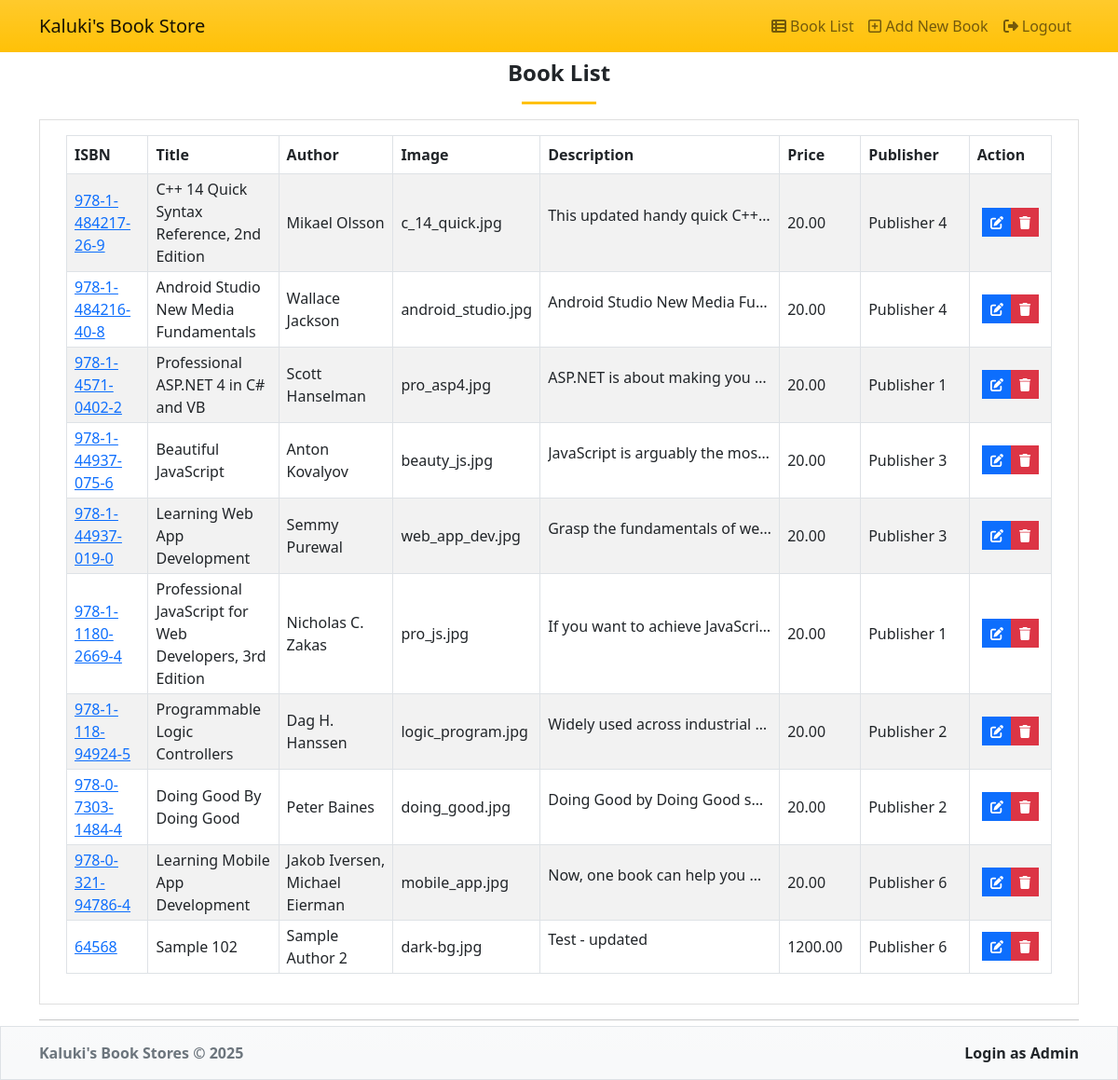
The page /admin_book.php (signed in) on the database as committed earlier.
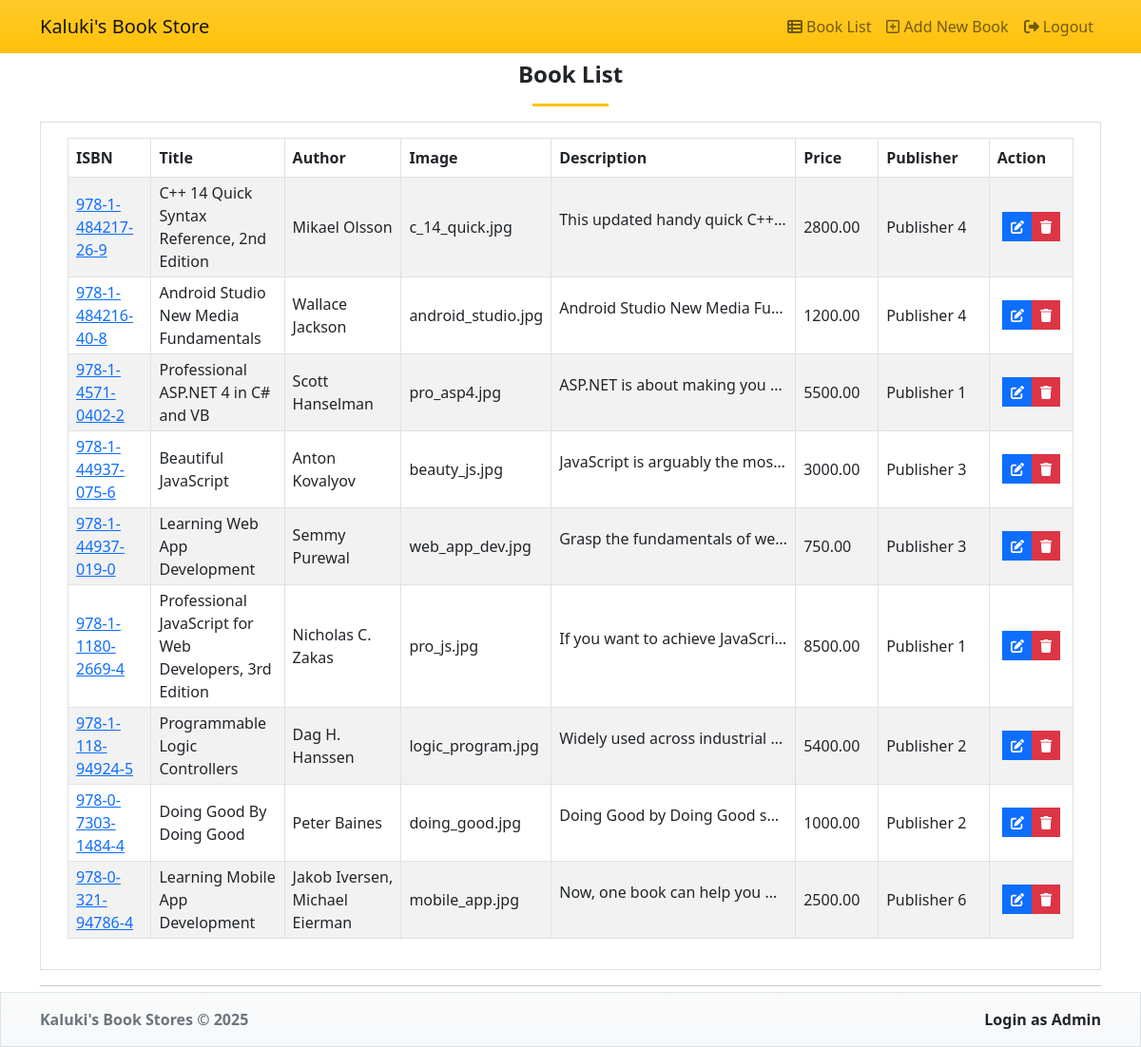
The same page on the database as committed later.
### tables this page shows
CREATE TABLE `books` (
  `book_isbn` varchar(20) NOT NULL,
  `book_title` varchar(60) DEFAULT NULL,
  `book_author` varchar(60) DEFAULT NULL,
  `book_image` varchar(40) DEFAULT NULL,
  `book_descr` text DEFAULT NULL,
  `book_price` decimal(6,2) NOT NULL,
  `publisherid` int(10) UNSIGNED NOT NULL,
  `created_at` datetime NOT NULL DEFAULT current_timestamp()
);

CREATE TABLE `publisher` (
  `publisherid` int(10) UNSIGNED NOT NULL,
  `publisher_name` varchar(60) NOT NULL
);

### functions/database_functions.php (called while the page is built, shortened)
<?php
	function getPubName($conn, $pubid){
		$query = "SELECT publisher_name FROM publisher WHERE publisherid = '$pubid'";
		$result = mysqli_query($conn, $query);
		$row = mysqli_fetch_assoc($result);
		return $row['publisher_name'];
	}
	function getAll($conn){
		$query = "SELECT * from books ORDER BY book_isbn DESC";
		$result = mysqli_query($conn, $query);
		return $result;
	}
?>

### admin_book.php (the view, shortened to what this page needs)
<?php
	require_once "./template/header.php";
	require_once "./functions/database_functions.php";
	$conn = db_connect();
	$result = getAll($conn);
?>
	<h4 class="fw-bolder text-center">Book List</h4>
	<center>
	<hr class="bg-warning" style="width:5em;height:3px;opacity:1">
	</center>
	<div class="card rounded-0">
		<div class="card-body">
			<div class="container-fluid">
				<table class="table table-striped table-bordered" >
				<colgroup>
					<col width="10%">
					<col width="15%">
					<col width="15%">
					<col width="10%">
					<col width="15%">
					<col width="10%">
					<col width="15%">
					<col width="10%">
				</colgroup>
					<thead>
					<tr>
						<th>ISBN</th>
						<th>Title</th>
						<th>Author</th>
						<th>Image</th>
						<th>Description</th>
						<th>Price</th>
						<th>Publisher</th>
						<th>Action</th>
					</tr>
					</thead>
					<tbody>
					<?php while($row = mysqli_fetch_assoc($result)){ ?>
					<tr>
						<td class="px-2 py-1 align-middle"><a href="book.php?bookisbn=<?php echo $row['book_isbn']; ?>" target="_blank"><?php echo $row['book_isbn']; ?></a></td>
						<td class="px-2 py-1 align-middle"><?php echo $row['book_title']; ?></td>
						<td class="px-2 py-1 align-middle"><?php echo $row['book_author']; ?></td>
						<td class="px-2 py-1 align-middle"><?php echo $row['book_image']; ?></td>
						<td class="px-2 py-1 align-middle"><p class="text-truncate" style="width:15em"><?php echo $row['book_descr']; ?></p></td>
						<td class="px-2 py-1 align-middle"><?php echo $row['book_price']; ?></td>
						<td class="px-2 py-1 align-middle"><?php echo getPubName($conn, $row['publisherid']); ?></td>
						<td class="px-2 py-1 align-middle text-center">
							<div class="btn-group btn-group-sm">
								<a href="admin_edit.php?bookisbn=<?php echo $row['book_isbn']; ?>" class="btn btn-sm rounded-0 btn-primary" title="Edit"><i class="fa fa-edit"></i></a>
								<a href="admin_delete.php?bookisbn=<?php echo $row['book_isbn']; ?>" class="btn btn-sm rounded-0 btn-danger" title="Delete" onclick="if(confirm('Are you sure to delete this book?') === false) event.preventDefault()"><i class="fa fa-trash"></i></a>
							</div>
						</td>
					</tr>
					<?php } ?>
					</tbody>
				</table>
			</div>
		</div>
	</div>
<?php
	require_once "./template/footer.php";
?>

### template/header.php (shortened to what this page needs)
<!DOCTYPE html>
<html lang="en">
  <head>
    <link rel="stylesheet" href="https://cdnjs.cloudflare.com/ajax/libs/font-awesome/6.1.1/css/all.min.css" />
    <link href="./bootstrap/css/bootstrap.min.css" rel="stylesheet">
    <link href="./bootstrap/css/styles.css" rel="stylesheet">
  </head>
  <body>
    <div class="clear-fix pt-5 pb-3"></div>
    <nav class="navbar navbar-expand-lg  navbar-expand-md navbar-light bg-warning bg-gradient fixed-top">
      <div class="container">
        <div class="navbar-header">
          <a class="navbar-brand" href="index.php">Kaluki's Book Store</a>
        </div>
        <div class="collapse navbar-collapse" id="topNav">
          <ul class="nav navbar-nav ms-auto">
            <?php if(isset($_SESSION['admin']) && $_SESSION['admin'] == true): ?>
                <li class="nav-item"><a class="nav-link" href="admin_book.php"><span class="fa fa-th-list"></span> Book List</a></li>
                <li class="nav-item"><a class="nav-link" href="admin_add.php"><span class="far fa-plus-square"></span> Add New Book</a></li>
                <li class="nav-item"><a class="nav-link" href="admin_signout.php"><span class="fa fa-sign-out-alt"></span> Logout</a></li>
            <?php endif; ?>
            </ul>
        </div>
      </div>
    </nav>
    <div class="container" id="main">

### template/footer.php
      	<hr>
      	<footer class="fixed-bottom bg-light bg-gradient border py-3 px-2">
			<div class="container">
				<div class="d-flex justify-content-between">
					<div class="">
						<a href="#" target="_blank" class="text-decoration-none text-muted fw-bold">Kaluki's Book Stores &copy; <?= date('Y') ?> </a>
					</div>
					<div class="">
						<a href="admin.php" class="text-decoration-none text-dark fw-bolder">Login as Admin</a>
					</div>
				</div>
			</div>
      	</footer>
		<div class="clear-fix py-4"></div>
    </div>
  </body>
</html>

Rows that differ between the two databases and show on the page:
removed books: book_isbn "64568", book_title "Sample 102", book_author "Sample Author 2", book_image "dark-bg.jpg", book_descr "Test - updated", book_price "1200.00", publisherid.publisher_name "Publisher 6"
changed books "C++ 14 Quick Syntax Reference, 2nd Edition": book_price "20.00" → "2800.00"
changed books "Android Studio New Media Fundamentals": book_price "20.00" → "1200.00"
changed books "Professional ASP.NET 4 in C# and VB": book_price "20.00" → "5500.00"
changed books "Beautiful JavaScript": book_price "20.00" → "3000.00"
changed books "Learning Web App Development": book_price "20.00" → "750.00"
changed books "Professional JavaScript for Web Developers, 3rd Edition": book_price "20.00" → "8500.00"
changed books "Programmable Logic Controllers": book_price "20.00" → "5400.00"
changed books "Doing Good By Doing Good": book_price "20.00" → "1000.00"
changed books "Learning Mobile App Development": book_price "20.00" → "2500.00"
